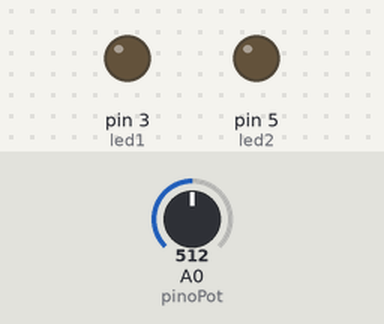
Simulated run of this sketch. Board: Arduino Uno, built with avr-gcc and run on an emulated ATmega328P. Parts: output pins drawn as LEDs (lit = HIGH). Inputs (shaded band) come from the test bench; at power-on: A0 (pinoPot) = 512.

Above: at 1.2 s.
1.3 s: A0 (pinoPot) set to 716
At 1.9 s:
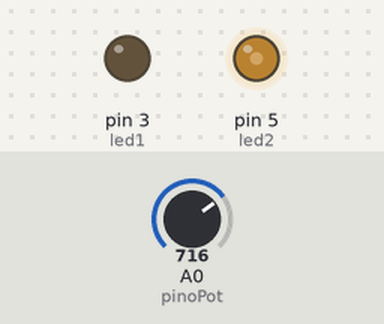
2.8 s: A0 (pinoPot) set to 900
At 3.1 s:
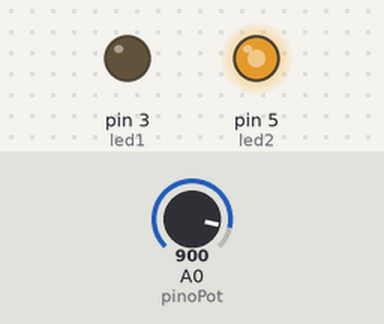
4.3 s: A0 (pinoPot) set to 502
At 5.5 s:
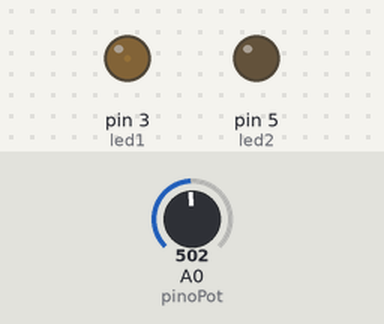
5.8 s: A0 (pinoPot) set to 522
At 6.7 s:
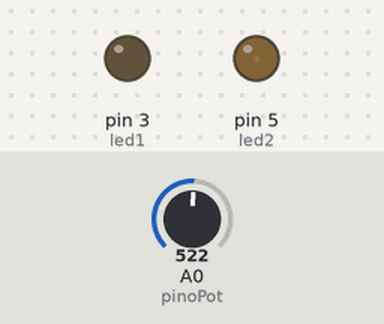
7.3 s: A0 (pinoPot) set to 306
At 7.8 s:
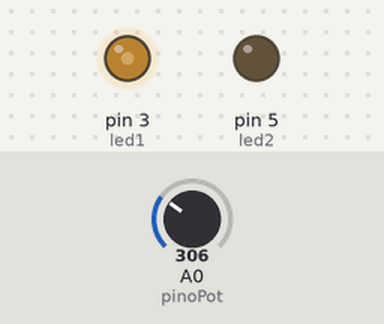
Timing chart, 0 to 9.8 s (numbered marks = the images above; inputs shaded):
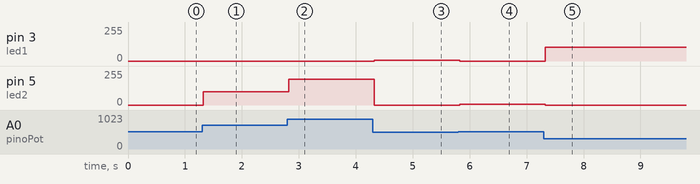

The sketch:

Ex9.ino
```cpp
const int led1 = 3;
const int led2 = 5;
const int pinoPot = A0;
unsigned long anteriorMillis = 0;
const long intervaloLeitura = 30;

void setup() {
  pinMode(led1, OUTPUT);
  pinMode(led2, OUTPUT);
  analogWrite(led1, 0);
  analogWrite(led2, 0);
}

void loop() {
  unsigned long atualMillis = millis();

  if (atualMillis - anteriorMillis >= intervaloLeitura) {
    anteriorMillis = atualMillis;

    int leitura = analogRead(pinoPot);


    if (leitura < 512) {

      int brilho1 = map(leitura, 512, 0, 0, 255);
      analogWrite(led1, brilho1);
      analogWrite(led2, 0);
    }

    else if (leitura > 512) {

      int brilho2 = map(leitura, 512, 1023, 0, 255);
      analogWrite(led2, brilho2);
      analogWrite(led1, 0);
    }

    else {
      analogWrite(led1, 0);
      analogWrite(led2, 0);
    }
  }
}
```

Measured:
- after the input at 1.3 s, pin 5 (led2): 0/255 → 101/255 at once
- after the input at 2.8 s, pin 5 (led2): 101/255 → 193/255 at once
- after the input at 4.3 s, pin 3 (led1): 0/255 → 4/255 at once; pin 5 (led2): 193/255 → 0/255 at once
- after the input at 5.8 s, pin 3 (led1): 4/255 → 0/255 at once; pin 5 (led2): 0/255 → 4/255 at once
- after the input at 7.3 s, pin 3 (led1): 0/255 → 102/255 at once; pin 5 (led2): 4/255 → 0/255 at once
